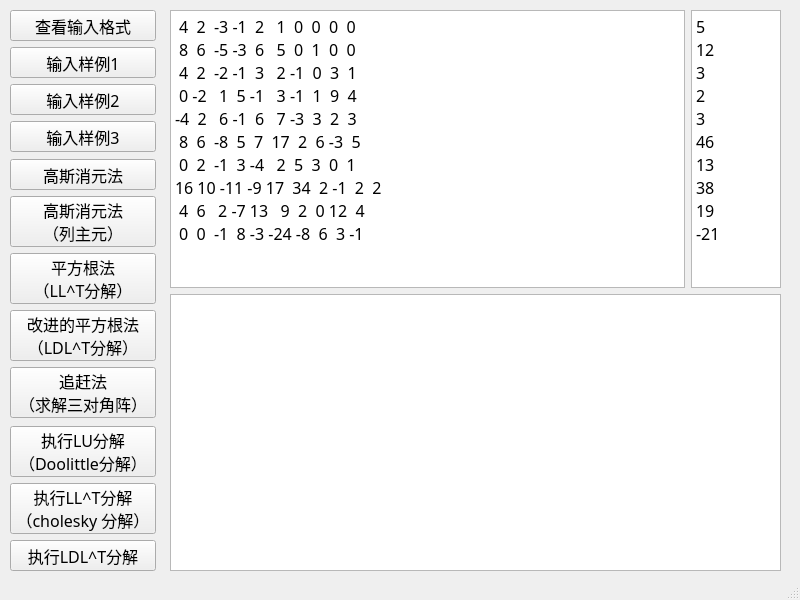
<?xml version="1.0" encoding="UTF-8"?>
<ui version="4.0">
 <class>MainWindow</class>
 <widget class="QMainWindow" name="MainWindow">
  <property name="geometry">
   <rect>
    <x>0</x>
    <y>0</y>
    <width>800</width>
    <height>600</height>
   </rect>
  </property>
  <property name="windowTitle">
   <string>线性方程组的直接解法</string>
  </property>
  <widget class="QWidget" name="centralwidget">
   <widget class="QWidget" name="verticalLayoutWidget">
    <property name="geometry">
     <rect>
      <x>10</x>
      <y>10</y>
      <width>146</width>
      <height>561</height>
     </rect>
    </property>
    <layout class="QVBoxLayout" name="verticalLayout">
     <item>
      <widget class="QPushButton" name="pushButtonInput_hint">
       <property name="maximumSize">
        <size>
         <width>16777215</width>
         <height>31</height>
        </size>
       </property>
       <property name="font">
        <font>
         <family>黑体</family>
         <pointsize>12</pointsize>
        </font>
       </property>
       <property name="text">
        <string>查看输入格式</string>
       </property>
      </widget>
     </item>
     <item>
      <widget class="QPushButton" name="pushButtonInput_1">
       <property name="maximumSize">
        <size>
         <width>16777215</width>
         <height>31</height>
        </size>
       </property>
       <property name="font">
        <font>
         <family>黑体</family>
         <pointsize>12</pointsize>
        </font>
       </property>
       <property name="text">
        <string>输入样例1</string>
       </property>
       <property name="default">
        <bool>false</bool>
       </property>
       <property name="flat">
        <bool>false</bool>
       </property>
      </widget>
     </item>
     <item>
      <widget class="QPushButton" name="pushButtonInput_2">
       <property name="maximumSize">
        <size>
         <width>16777215</width>
         <height>31</height>
        </size>
       </property>
       <property name="font">
        <font>
         <family>黑体</family>
         <pointsize>12</pointsize>
        </font>
       </property>
       <property name="text">
        <string>输入样例2</string>
       </property>
      </widget>
     </item>
     <item>
      <widget class="QPushButton" name="pushButtonInput_3">
       <property name="maximumSize">
        <size>
         <width>16777215</width>
         <height>31</height>
        </size>
       </property>
       <property name="font">
        <font>
         <family>黑体</family>
         <pointsize>12</pointsize>
        </font>
       </property>
       <property name="text">
        <string>输入样例3</string>
       </property>
      </widget>
     </item>
     <item>
      <spacer name="verticalSpacer">
       <property name="orientation">
        <enum>Qt::Vertical</enum>
       </property>
       <property name="sizeType">
        <enum>QSizePolicy::Preferred</enum>
       </property>
       <property name="sizeHint" stdset="0">
        <size>
         <width>20</width>
         <height>40</height>
        </size>
       </property>
      </spacer>
     </item>
     <item>
      <widget class="QPushButton" name="pushButtonGauss">
       <property name="maximumSize">
        <size>
         <width>16777215</width>
         <height>31</height>
        </size>
       </property>
       <property name="font">
        <font>
         <family>黑体</family>
         <pointsize>12</pointsize>
        </font>
       </property>
       <property name="text">
        <string>高斯消元法</string>
       </property>
      </widget>
     </item>
     <item>
      <widget class="QPushButton" name="pushButtonGaussAd">
       <property name="maximumSize">
        <size>
         <width>16777215</width>
         <height>51</height>
        </size>
       </property>
       <property name="font">
        <font>
         <family>黑体</family>
         <pointsize>12</pointsize>
        </font>
       </property>
       <property name="text">
        <string>高斯消元法
（列主元）</string>
       </property>
      </widget>
     </item>
     <item>
      <widget class="QPushButton" name="pushButtonSqrt">
       <property name="maximumSize">
        <size>
         <width>16777215</width>
         <height>51</height>
        </size>
       </property>
       <property name="font">
        <font>
         <family>黑体</family>
         <pointsize>12</pointsize>
        </font>
       </property>
       <property name="text">
        <string>平方根法
（LL^T分解）</string>
       </property>
      </widget>
     </item>
     <item>
      <widget class="QPushButton" name="pushButtonLDL">
       <property name="maximumSize">
        <size>
         <width>16777215</width>
         <height>51</height>
        </size>
       </property>
       <property name="font">
        <font>
         <family>黑体</family>
         <pointsize>12</pointsize>
        </font>
       </property>
       <property name="text">
        <string>改进的平方根法
（LDL^T分解）</string>
       </property>
      </widget>
     </item>
     <item>
      <widget class="QPushButton" name="pushButtonChase">
       <property name="maximumSize">
        <size>
         <width>16777215</width>
         <height>51</height>
        </size>
       </property>
       <property name="font">
        <font>
         <family>黑体</family>
         <pointsize>12</pointsize>
        </font>
       </property>
       <property name="text">
        <string>追赶法
（求解三对角阵）</string>
       </property>
      </widget>
     </item>
     <item>
      <spacer name="verticalSpacer_2">
       <property name="orientation">
        <enum>Qt::Vertical</enum>
       </property>
       <property name="sizeType">
        <enum>QSizePolicy::Preferred</enum>
       </property>
       <property name="sizeHint" stdset="0">
        <size>
         <width>20</width>
         <height>40</height>
        </size>
       </property>
      </spacer>
     </item>
     <item>
      <widget class="QPushButton" name="pushButtonLU">
       <property name="maximumSize">
        <size>
         <width>16777215</width>
         <height>51</height>
        </size>
       </property>
       <property name="font">
        <font>
         <family>黑体</family>
         <pointsize>12</pointsize>
        </font>
       </property>
       <property name="text">
        <string>执行LU分解
（Doolittle分解）</string>
       </property>
      </widget>
     </item>
     <item>
      <widget class="QPushButton" name="pushButtonLL">
       <property name="maximumSize">
        <size>
         <width>16777215</width>
         <height>51</height>
        </size>
       </property>
       <property name="font">
        <font>
         <family>黑体</family>
         <pointsize>12</pointsize>
        </font>
       </property>
       <property name="text">
        <string>执行LL^T分解
（cholesky 分解）</string>
       </property>
      </widget>
     </item>
     <item>
      <widget class="QPushButton" name="pushButtonLDL_2">
       <property name="maximumSize">
        <size>
         <width>16777215</width>
         <height>31</height>
        </size>
       </property>
       <property name="font">
        <font>
         <family>黑体</family>
         <pointsize>12</pointsize>
        </font>
       </property>
       <property name="text">
        <string>执行LDL^T分解</string>
       </property>
      </widget>
     </item>
    </layout>
   </widget>
   <widget class="QWidget" name="verticalLayoutWidget_2">
    <property name="geometry">
     <rect>
      <x>170</x>
      <y>10</y>
      <width>611</width>
      <height>561</height>
     </rect>
    </property>
    <layout class="QVBoxLayout" name="verticalLayout_2">
     <item>
      <layout class="QHBoxLayout" name="horizontalLayout">
       <item>
        <widget class="QTextEdit" name="textEditInput_1">
         <property name="font">
          <font>
           <family>黑体</family>
           <pointsize>12</pointsize>
          </font>
         </property>
         <property name="lineWrapMode">
          <enum>QTextEdit::NoWrap</enum>
         </property>
         <property name="html">
          <string>&lt;!DOCTYPE HTML PUBLIC &quot;-//W3C//DTD HTML 4.0//EN&quot; &quot;http://www.w3.org/TR/REC-html40/strict.dtd&quot;&gt;
&lt;html&gt;&lt;head&gt;&lt;meta name=&quot;qrichtext&quot; content=&quot;1&quot; /&gt;&lt;style type=&quot;text/css&quot;&gt;
p, li { white-space: pre-wrap; }
&lt;/style&gt;&lt;/head&gt;&lt;body style=&quot; font-family:'黑体'; font-size:12pt; font-weight:400; font-style:normal;&quot;&gt;
&lt;p style=&quot; margin-top:0px; margin-bottom:0px; margin-left:0px; margin-right:0px; -qt-block-indent:0; text-indent:0px;&quot;&gt; 4  2  -3 -1  2   1  0  0  0  0&lt;/p&gt;
&lt;p style=&quot; margin-top:0px; margin-bottom:0px; margin-left:0px; margin-right:0px; -qt-block-indent:0; text-indent:0px;&quot;&gt; 8  6  -5 -3  6   5  0  1  0  0&lt;/p&gt;
&lt;p style=&quot; margin-top:0px; margin-bottom:0px; margin-left:0px; margin-right:0px; -qt-block-indent:0; text-indent:0px;&quot;&gt; 4  2  -2 -1  3   2 -1  0  3  1&lt;/p&gt;
&lt;p style=&quot; margin-top:0px; margin-bottom:0px; margin-left:0px; margin-right:0px; -qt-block-indent:0; text-indent:0px;&quot;&gt; 0 -2   1  5 -1   3 -1  1  9  4&lt;/p&gt;
&lt;p style=&quot; margin-top:0px; margin-bottom:0px; margin-left:0px; margin-right:0px; -qt-block-indent:0; text-indent:0px;&quot;&gt;-4  2   6 -1  6   7 -3  3  2  3&lt;/p&gt;
&lt;p style=&quot; margin-top:0px; margin-bottom:0px; margin-left:0px; margin-right:0px; -qt-block-indent:0; text-indent:0px;&quot;&gt; 8  6  -8  5  7  17  2  6 -3  5&lt;/p&gt;
&lt;p style=&quot; margin-top:0px; margin-bottom:0px; margin-left:0px; margin-right:0px; -qt-block-indent:0; text-indent:0px;&quot;&gt; 0  2  -1  3 -4   2  5  3  0  1&lt;/p&gt;
&lt;p style=&quot; margin-top:0px; margin-bottom:0px; margin-left:0px; margin-right:0px; -qt-block-indent:0; text-indent:0px;&quot;&gt;16 10 -11 -9 17  34  2 -1  2  2&lt;/p&gt;
&lt;p style=&quot; margin-top:0px; margin-bottom:0px; margin-left:0px; margin-right:0px; -qt-block-indent:0; text-indent:0px;&quot;&gt; 4  6   2 -7 13   9  2  0 12  4&lt;/p&gt;
&lt;p style=&quot; margin-top:0px; margin-bottom:0px; margin-left:0px; margin-right:0px; -qt-block-indent:0; text-indent:0px;&quot;&gt; 0  0  -1  8 -3 -24 -8  6  3 -1&lt;/p&gt;&lt;/body&gt;&lt;/html&gt;</string>
         </property>
        </widget>
       </item>
       <item>
        <widget class="QTextEdit" name="textEditInput_2">
         <property name="maximumSize">
          <size>
           <width>90</width>
           <height>16777215</height>
          </size>
         </property>
         <property name="font">
          <font>
           <family>黑体</family>
           <pointsize>12</pointsize>
          </font>
         </property>
         <property name="lineWrapMode">
          <enum>QTextEdit::NoWrap</enum>
         </property>
         <property name="html">
          <string>&lt;!DOCTYPE HTML PUBLIC &quot;-//W3C//DTD HTML 4.0//EN&quot; &quot;http://www.w3.org/TR/REC-html40/strict.dtd&quot;&gt;
&lt;html&gt;&lt;head&gt;&lt;meta name=&quot;qrichtext&quot; content=&quot;1&quot; /&gt;&lt;style type=&quot;text/css&quot;&gt;
p, li { white-space: pre-wrap; }
&lt;/style&gt;&lt;/head&gt;&lt;body style=&quot; font-family:'黑体'; font-size:12pt; font-weight:400; font-style:normal;&quot;&gt;
&lt;p style=&quot; margin-top:0px; margin-bottom:0px; margin-left:0px; margin-right:0px; -qt-block-indent:0; text-indent:0px;&quot;&gt;5&lt;/p&gt;
&lt;p style=&quot; margin-top:0px; margin-bottom:0px; margin-left:0px; margin-right:0px; -qt-block-indent:0; text-indent:0px;&quot;&gt;12&lt;/p&gt;
&lt;p style=&quot; margin-top:0px; margin-bottom:0px; margin-left:0px; margin-right:0px; -qt-block-indent:0; text-indent:0px;&quot;&gt;3&lt;/p&gt;
&lt;p style=&quot; margin-top:0px; margin-bottom:0px; margin-left:0px; margin-right:0px; -qt-block-indent:0; text-indent:0px;&quot;&gt;2&lt;/p&gt;
&lt;p style=&quot; margin-top:0px; margin-bottom:0px; margin-left:0px; margin-right:0px; -qt-block-indent:0; text-indent:0px;&quot;&gt;3&lt;/p&gt;
&lt;p style=&quot; margin-top:0px; margin-bottom:0px; margin-left:0px; margin-right:0px; -qt-block-indent:0; text-indent:0px;&quot;&gt;46&lt;/p&gt;
&lt;p style=&quot; margin-top:0px; margin-bottom:0px; margin-left:0px; margin-right:0px; -qt-block-indent:0; text-indent:0px;&quot;&gt;13&lt;/p&gt;
&lt;p style=&quot; margin-top:0px; margin-bottom:0px; margin-left:0px; margin-right:0px; -qt-block-indent:0; text-indent:0px;&quot;&gt;38&lt;/p&gt;
&lt;p style=&quot; margin-top:0px; margin-bottom:0px; margin-left:0px; margin-right:0px; -qt-block-indent:0; text-indent:0px;&quot;&gt;19&lt;/p&gt;
&lt;p style=&quot; margin-top:0px; margin-bottom:0px; margin-left:0px; margin-right:0px; -qt-block-indent:0; text-indent:0px;&quot;&gt;-21&lt;/p&gt;&lt;/body&gt;&lt;/html&gt;</string>
         </property>
        </widget>
       </item>
      </layout>
     </item>
     <item>
      <widget class="QTextEdit" name="textEditOutput">
       <property name="maximumSize">
        <size>
         <width>16777215</width>
         <height>16777215</height>
        </size>
       </property>
       <property name="font">
        <font>
         <family>黑体</family>
         <pointsize>12</pointsize>
        </font>
       </property>
       <property name="lineWrapMode">
        <enum>QTextEdit::NoWrap</enum>
       </property>
      </widget>
     </item>
    </layout>
   </widget>
  </widget>
  <widget class="QMenuBar" name="menubar">
   <property name="geometry">
    <rect>
     <x>0</x>
     <y>0</y>
     <width>800</width>
     <height>22</height>
    </rect>
   </property>
  </widget>
  <widget class="QStatusBar" name="statusbar"/>
 </widget>
 <resources/>
 <connections/>
</ui>
